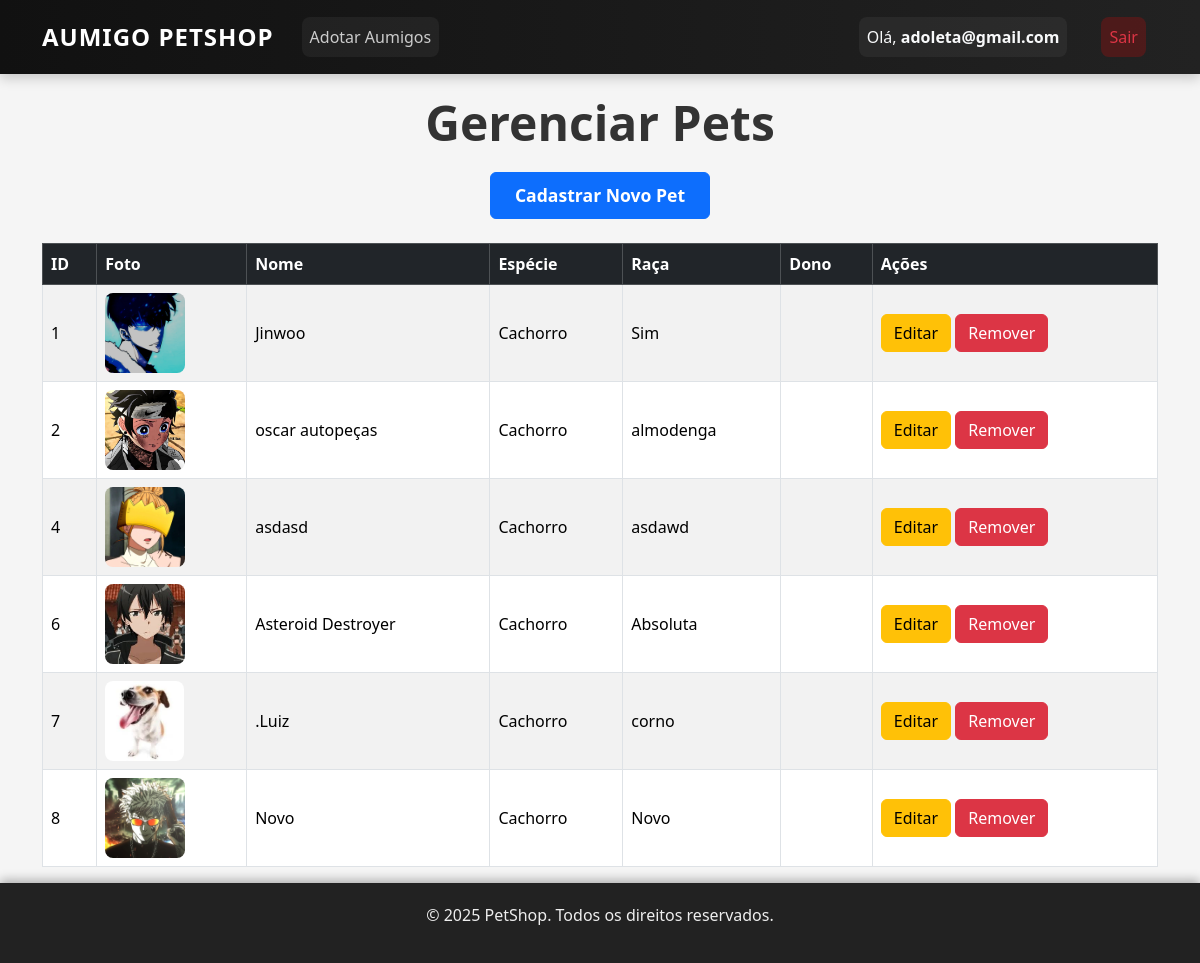
/contas/gerenciar/ (signed in), run on the app's committed database.
### sistema_projeto/pets/models.py (models this page shows, shortened)
class Pet(models.Model):
    nome = models.CharField(max_length=100)
    idade = models.IntegerField()
    descricao = models.TextField(verbose_name='Descrição')
    raca = models.CharField(max_length=100, verbose_name='Raça')
    especie = models.CharField(max_length=100, verbose_name='Espécie')  # Novo campo
    foto = models.ImageField(upload_to='fotos_pets/', null=True, blank=True)

### sistema_projeto/contas/views.py (the view)
# urls.py: path('gerenciar/', views.gerenciar_pets_view, name='gerenciar_pets'),
@login_required
def gerenciar_pets_view(request):
    pets = Pet.objects.all()
    context = {'pets': pets}
    return render(request, 'contas/gerenciar_pets.html', context)

### sistema_projeto/contas/context_processors.py (called while the page is built)
def admin_emails(request):
    return {
        'ADMIN_EMAILS': settings.ADMIN_EMAILS
    }

### sistema_projeto/contas/templates/contas/gerenciar_pets.html (shortened to what this page needs)
{% extends 'pets/base.html' %}
{% block content %}
<h2 style="text-align:center; margin-bottom: 20px; margin-top:20px; font-weight: bold; font-size: 3rem;">Gerenciar Pets</h2>
<div class="mb-4" style="text-align: center;">
  <a href="{% url 'cadastrar_pet' %}" class="btn btn-primary" style="padding: 0.6rem 1.5rem; font-size: 1.1rem; font-weight: 600;">
    Cadastrar Novo Pet
  </a>
</div>
<table class="table table-striped table-bordered align-middle">
  <thead class="table-dark">
    <tr>
      <th>ID</th>
      <th>Foto</th>
      <th>Nome</th>
      <th>Espécie</th>
      <th>Raça</th>
      <th>Dono</th>
      <th class="acoes-header">Ações</th>
    </tr>
  </thead>
  <tbody>
    {% for pet in pets %}
    <tr>
      <td>{{ pet.id }}</td>
      <td>
        {% if pet.foto %}
          <img src="{{ pet.foto.url }}" alt="Foto do {{ pet.nome }}" style="max-width: 80px; max-height: 80px; object-fit: cover; border-radius: 8px;">
        {% else %}
          <span class="text-muted">Sem foto</span>
        {% endif %}
      </td>
      <td>{{ pet.nome }}</td>
      <td>{{ pet.especie }}</td>
      <td>{{ pet.raca }}</td>
      <td>{{ pet.dono.username }}</td>
      <td class="acoes">
        <a href="{% url 'editar_pet' pet.id %}" class="btn btn-warning">Editar</a>
        <a href="{% url 'remover_pet' pet.id %}" class="btn btn-danger"
           onclick="return confirm('Tem certeza que deseja remover este pet?');">Remover</a>
      </td>
    </tr>
    {% empty %}
    <tr>
      <td colspan="7" class="text-center">Nenhum pet cadastrado.</td>
    </tr>
    {% endfor %}
  </tbody>
</table>
{% endblock %}

### sistema_projeto/pets/templates/pets/base.html (shortened to what this page needs)
{% load static %}
<!DOCTYPE html>
<html lang="pt-br">
<head>
    <link href="https://cdn.jsdelivr.net/npm/bootstrap@5.3.3/dist/css/bootstrap.min.css" rel="stylesheet">
</head>
<body>
    <nav class="navbar navbar-expand-lg navbar-dark">
        <div class="container">
            <a class="navbar-brand" href="{% url 'index' %}">AuMigo Petshop</a>
            <div class="collapse navbar-collapse" id="navbarNav">
                <ul class="navbar-nav me-auto">
                    <li class="nav-item">
                        <a class="nav-link nav-link-custom" href="{% url 'listar_pets' %}">Adotar Aumigos</a>
                    </li>
                </ul>
                <ul class="navbar-nav ms-auto">
                    {% if user.is_authenticated %}
                    <li class="nav-item">
                        <span class="nav-link text-light">Olá, <strong>{{ user.username }}</strong></span>
                    </li>
                    <li class="nav-item">
                        <a class="nav-link text-danger" href="{% url 'logout' %}">Sair</a>
                    </li>
                    {% else %}
                    <li class="nav-item">
                        <a class="nav-link nav-link-custom" href="{% url 'login' %}">Login/Cadastro</a>
                    </li>
                    {% endif %}
                </ul>
            </div>
        </div>
    </nav>
    <div class="content-wrapper">
        <div class="container">
            {% block content %}
            {% endblock %}
        </div>
    </div>
    <footer>
        <div class="container">
            <p>© 2025 PetShop. Todos os direitos reservados.</p>
        </div>
    </footer>
</body>
</html>

### sistema_projeto/pets/templates/pets/base.html (style rules this page uses)
html, body { height: 100%; margin: 0; padding: 0; background-color: #f5f5f5; color: #333; font-family: 'Segoe UI', Tahoma, Geneva, Verdana, sans-serif; }
body { display: flex; flex-direction: column; min-height: 100vh; }
.content-wrapper { flex: 1; }
footer { width: 100%; background-color: #222; color: #eee; text-align: center; padding: 20px 0; font-family: 'Segoe UI', Tahoma, Geneva, Verdana, sans-serif; box-shadow: 0 -3px 10px rgba(0, 0, 0, 0.3); }
.navbar { padding: 14px 0; background: linear-gradient(90deg, #111, #222); box-shadow: 0 4px 12px rgba(0, 0, 0, 0.2); }
.navbar-brand { font-size: 1.5rem; color: #fff !important; text-transform: uppercase; letter-spacing: 1px; font-weight: bold; }
.navbar-nav .nav-item { margin-left: 12px; margin-right: 12px; }
.nav-link-custom { color: #ccc !important; background-color: rgba(255, 255, 255, 0.05); border-radius: 8px; padding: 8px 16px; transition: all 0.3s ease; font-weight: 500; }
.nav-link.text-light { padding: 8px 16px; background-color: rgba(255, 255, 255, 0.05); border-radius: 8px; margin-left: 10px; margin-right: 10px; }
.nav-link.text-danger { padding: 8px 16px; border-radius: 8px; background-color: rgba(255, 0, 0, 0.2); transition: background-color 0.3s ease; }

### data on the page
Pet: id "1", foto (picture), nome "Jinwoo", especie "Cachorro", raca "Sim"
Pet: id "2", foto (picture), nome "oscar autopeças", especie "Cachorro", raca "almodenga"
Pet: id "4", foto (picture), nome "asdasd", especie "Cachorro", raca "asdawd"
Pet: id "6", foto (picture), nome "Asteroid Destroyer", especie "Cachorro", raca "Absoluta"
Pet: id "7", foto (picture), nome ".Luiz", especie "Cachorro", raca "corno"
Pet: id "8", foto (picture), nome "Novo", especie "Cachorro", raca "Novo"

### other printed values
{{ user.username }} "adoleta@gmail.com"
